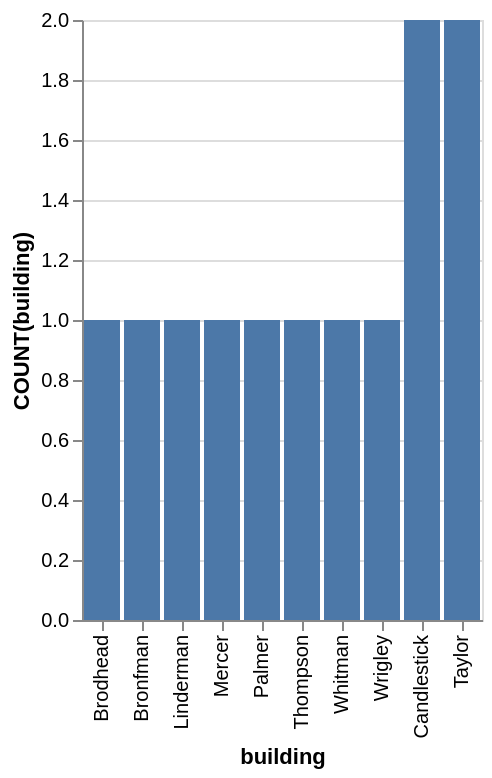

Specify this chart in Vega-Lite:
### Vega-Lite specification from a JSON file in a GitHub repository (floating-point values rounded to 4 significant figures)
{"data": {"values": [{"x_data": "Brodhead", "y_data": 1}, {"x_data": "Bronfman", "y_data": 1}, {"x_data": "Linderman", "y_data": 1}, {"x_data": "Mercer", "y_data": 1}, {"x_data": "Palmer", "y_data": 1}, {"x_data": "Thompson", "y_data": 1}, {"x_data": "Whitman", "y_data": 1}, {"x_data": "Wrigley", "y_data": 1}, {"x_data": "Candlestick", "y_data": 2}, {"x_data": "Taylor", "y_data": 2}]}, "mark": "bar", "encoding": {"x": {"field": "x_data", "type": "nominal", "title": "building", "sort": {"op": "sum", "field": "y_data", "order": "ascending"}}, "y": {"field": "y_data", "type": "quantitative", "title": "COUNT(building)"}}}
